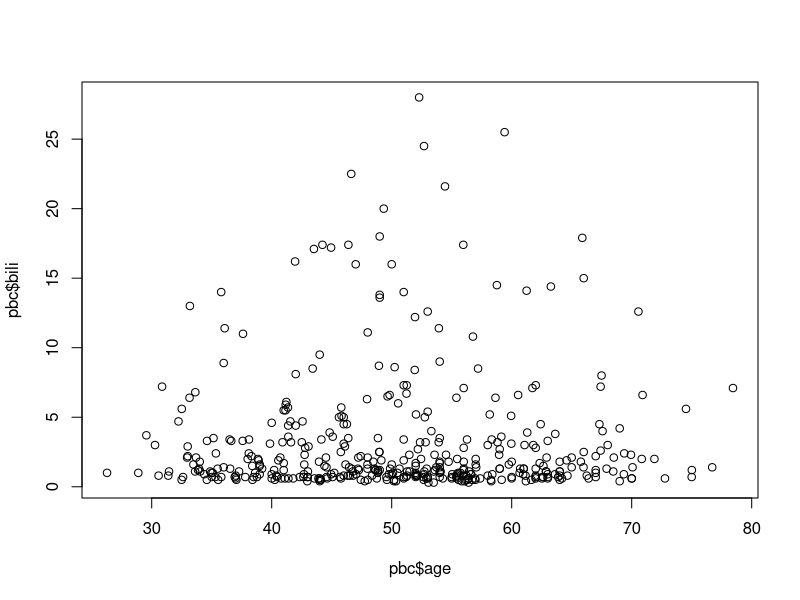
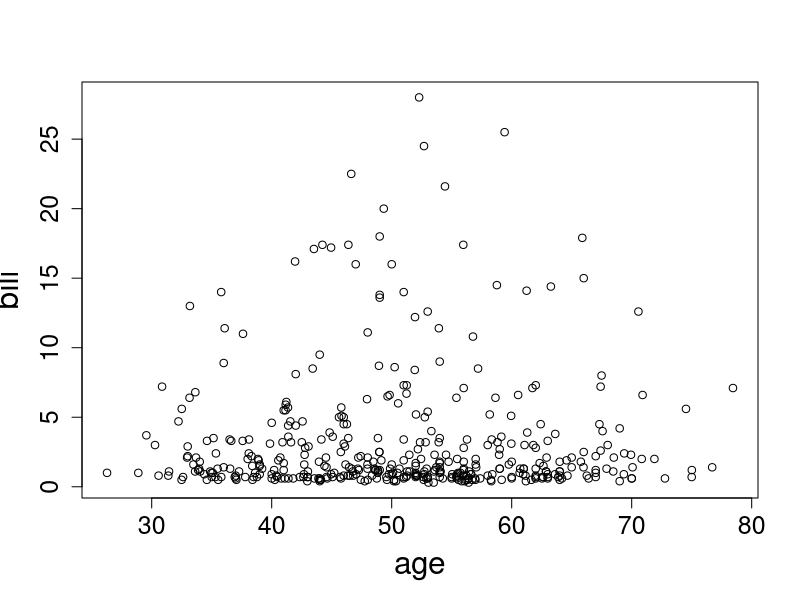
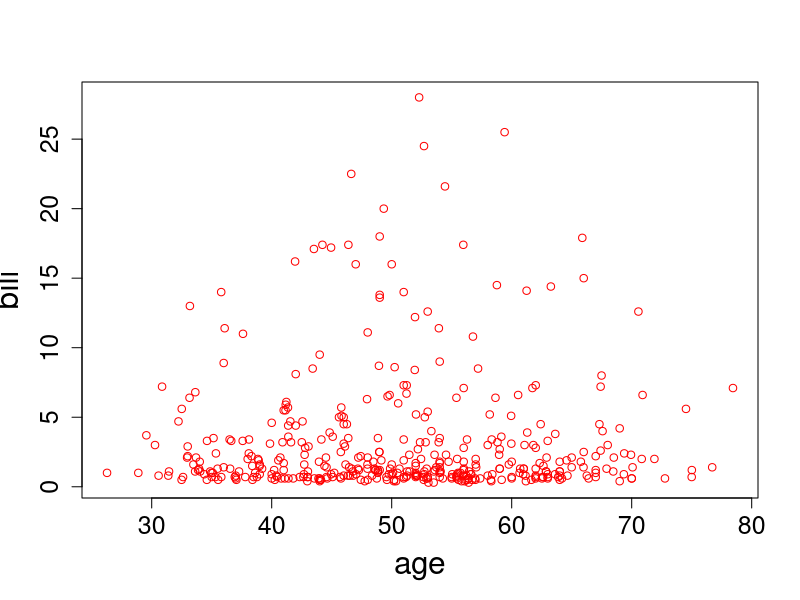
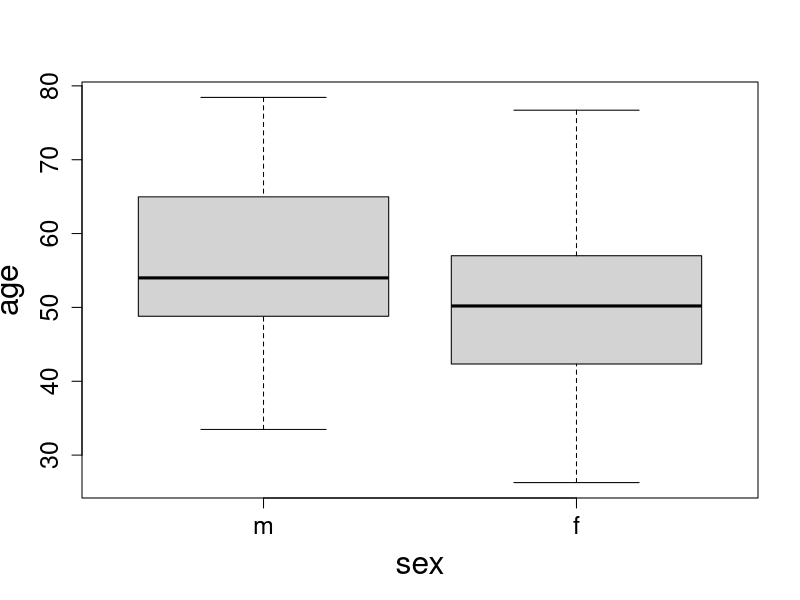
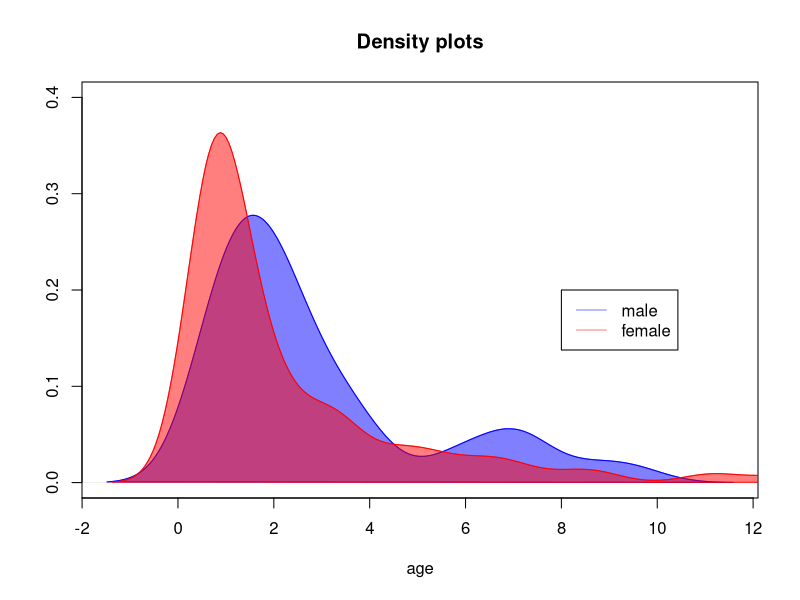
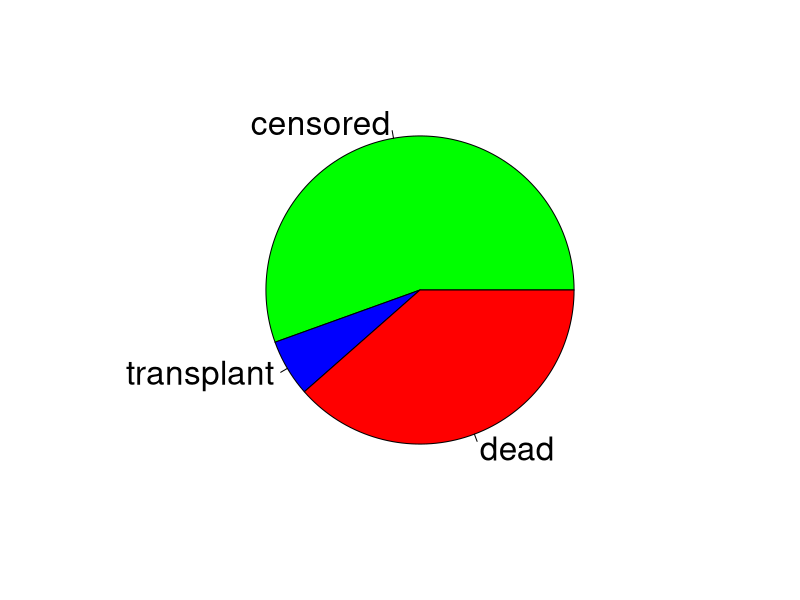

Reproduce these figures in R, in order.
## ---- chunk 1
knitr::opts_chunk$set(echo = FALSE, comment=NA)

library(survival)
library(knitr)
library(kableExtra)
library(dplyr)
## ---- chunk 2
dt <- as.data.frame(pbc[1:5,c(1:6,11,12)])
kable(dt, "latex", booktabs = T, align = "c") %>%
 kable_styling(full_width = F) 
## ---- chunk 3
dt <- as.data.frame(pbc[1:5,c(1:6,11,12)])
dt <- format(dt, digits = 7)
dt %>%
 mutate(
   dt = row.names(.),
   age = cell_spec(age, "latex", color = ifelse(age >= 70, "red", "black"), bold = ifelse(age >= 70, "TRUE", "FALSE"), align = c("c", rep("c", 4))),
   time = cell_spec(time, align = c("c", rep("c", 4))),
   id = cell_spec(id, align = c("c", rep("c", 4))),
   sex = cell_spec(sex, align = c("c", rep("c", 4))),
   status = cell_spec(status, align = c("c", rep("c", 4))),
   trt = cell_spec(trt, align = c("c", rep("c", 4))),
   bili = cell_spec(bili, align = c("c", rep("c", 4))),
   chol = cell_spec(chol, align = c("c", rep("c", 4))),
   )%>%
select(id, time, status, trt, age, sex, bili, chol) %>%
kable("latex", escape = F, booktabs = T, align = "c")  %>%
kable_styling(position = "center", full_width = F)
## ---- chunk 4
dt <- as.data.frame(pbc[1:5,c(1:6,11,12)])
kable(dt, "latex", booktabs = T, align = "c") %>%
 kable_styling(full_width = F) %>%
 column_spec(3, bold = TRUE, color = "red")
## ---- chunk 5
dt <- as.data.frame(pbc[1:5,c(1:6,11,12)])
kable(dt, "latex", booktabs = T, align = "c") %>%
 kable_styling(full_width = F) %>%
 column_spec(2, bold = TRUE, color = "red")
## ---- chunk 6
dt <- as.data.frame(pbc[1:5,c(1:6,11,12)])
kable(dt, "latex", booktabs = T, align = "c") %>%
 kable_styling(full_width = F) %>%
 column_spec(2:3, bold = TRUE, color = "red")
## ---- chunk 7
dt <- as.data.frame(pbc[1:5,c(1:6,11,12)])
kable(dt, "latex", booktabs = T, align = "c") %>%
 kable_styling(full_width = F) %>%
 column_spec(7:8, bold = TRUE, color = "red")
## ---- chunk 8
103473
## ---- chunk 9
x <- 103473
x
## ---- chunk 10
y <- 103473 + 100000
y
## ---- chunk 11
0/0
## ---- chunk 12
dt <- as.data.frame(pbc[1:5,c(1:6,11,12)])
kable(dt, "latex", booktabs = T, digits = 2) %>%
 kable_styling(full_width = F) 
## ---- chunk 13
str(pbc[,c("id", "time", "status", "trt", "age", "sex", "bili", "chol")])
## ---- chunk 14
mode(pbc$age)
## ---- chunk 15
pbc[1:6, c("age")]
## ---- chunk 16
pbc[1:6, c("age", "bili", "chol")]
## ---- chunk 17
pbc[1:6, c("id", "sex", "bili", "chol")]
## ---- chunk 18
list(pbc[1:6, c("sex")], pbc[1:2, c("sex", "bili")], pbc$age[1:4])
## ---- chunk 19
vec <- c(1, 2, 3, 4, 5)
vec
vec <- c(1:5)
vec
## ---- chunk 20
vec <- c(1, 2, 3, 4, 5, 6)
mat <- matrix(vec, 3, 3)
mat 
## ---- chunk 21
vec <- c(1, 2, 3, 4, 5, 6)
mat <- matrix(vec, 3, 3, 
              byrow = TRUE)
mat
## ---- chunk 22
dtf <- data.frame(pbc$sex, pbc$age)
dtf[1:3,]
## ---- chunk 23
dtf <- data.frame(Gender = pbc$sex, 
                  Age = pbc$age)
dtf[1:3,]
## ---- chunk 24
list1 <- list(vec = c(1:5), mat = pbc[1:2, c("age", "sex")])
list1
## ---- chunk 25
DF <- format(pbc[,c("id", "time", "status", "trt", "age", 
                    "sex", "bili", "chol")], digits = 2)
head(DF)
## ---- chunk 26
DF <- pbc[,c("id", "time", "status", "trt", "age", 
                    "sex", "bili", "chol")]
DF$trt <- factor(DF$trt, levels = c(1, 2), 
                 labels = c("D-penicillmain", "placebo"))
head(DF)
## ---- chunk 27
DF <- pbc[,c("id", "time", "status", "trt", "age", 
                    "sex", "bili", "chol")]
DF$time <- DF$time/30
DF$time_years <- DF$time/12
head(DF)
## ---- chunk 28
head(pbc[,c("id", "time", "status", "trt", "age", 
                    "sex", "bili", "chol")])
## ---- chunk 29
head(pbcseq[, c("id", "futime", "status", "trt", "age", "day",
                    "sex", "bili", "chol")])
## ---- chunk 30
plot(pbc$age, pbc$bili)
## ---- chunk 31
plot(pbc$age, pbc$bili, xlab = "age", ylab = "bili", 
     cex.lab = 1.9, cex.axis = 1.5)
## ---- chunk 32
plot(pbc$age, pbc$bili, xlab = "age", ylab = "bili", 
     cex.lab = 1.9, cex.axis = 1.5, col = "red")
## ---- chunk 33
boxplot(pbc$age ~ pbc$sex, xlab = "sex", ylab = "age", 
     cex.lab = 1.9, cex.axis = 1.5)
## ---- chunk 34
pbc_male_bili <- pbc$bili[pbc$sex == "m"]
pbc_female_bili <- pbc$bili[pbc$sex == "f"]
plot(density(pbc_male_bili), col = rgb(0,0,1,0.5), 
     main = "Density plots", xlab = "age", ylab = "", ylim = c(0,0.4))
polygon(density(pbc_male_bili), col = rgb(0,0,1,0.5), 
        border = "blue")
lines(density(pbc_female_bili), col = rgb(1,0,0,0.5))
polygon(density(pbc_female_bili), col = rgb(1,0,0,0.5), 
        border = "red")
legend(8,0.2, c("male", "female"), 
       col = c(rgb(0,0,1,0.5), rgb(1,0,0,0.5)), lty = 1)
## ---- chunk 35
pbc$status <- factor(pbc$status, levels = c(0, 1, 2), 
                     labels = c("censored", "transplant", "dead"))
pie(prop.table(table(pbc$status)), 
    col = c("green", "blue", "red"), cex = 2)
## ---- chunk 36
x <- c(6:17)
x
x[2]
## ---- chunk 37
x[c(2,3,4)]
## ---- chunk 38
x <- c(6:17)
x
x[c(2,2,2)]
## ---- chunk 39
x <- c(6:17)
x
x[-5]
## ---- chunk 40
x <- c(6:10)
y <- c(TRUE, FALSE, FALSE, FALSE, FALSE)
x[y]
## ---- chunk 41
x <- c(6:10)
x[x > 7]
x[x > 7 & x > 9]
x[x > 7 | x > 9]
## ---- chunk 42
x <- c(foo=5, bar=4, one=7, two=12, three=2)
x[c('foo', 'one')]
## ---- chunk 43
mat <- matrix(1:6, 3, 3)
mat
mat[2, 2]
## ---- chunk 44
mat <- matrix(1:6, 3, 3)
mat
mat[2, ]
## ---- chunk 45
DF <- data.frame(x = 1:4, 
          y = c(35, 23, 14, 45))
DF
## ---- chunk 46
DF[2]
## ---- chunk 47
head(pbc$time)
## ---- chunk 48
DF <- data.frame(x = 1:3, 
          y = c(35, 23, 14))
DF
## ---- chunk 49
DF[2, 2]
## ---- chunk 50
DF[DF$y < 30, 2]
## ---- chunk 51
pbcDF <- data.frame(pbc)
head(pbc[pbc$sex == "m", 1:7])
## ---- chunk 52
pbcDF <- data.frame(pbc)
head(pbc[pbc$age > 30 | pbc$sex == "f", 1:7])
## ---- chunk 53
pbcDF <- data.frame(pbc)
head(pbc[pbc$age > 30 & pbc$sex == "f", 1:7])
## ---- chunk 54
mylist <- list(y = c(14, 45), z = c("m", "f", "f"))
mylist[2]
## ---- chunk 55
mylist <- list(y = c(14, 45), z = c("m", "f", "f"))
mylist[[2]]
## ---- chunk 56
mylist <- list(y = c(14, 45), z = c("m", "f", "f"))
mylist
mylist$y
